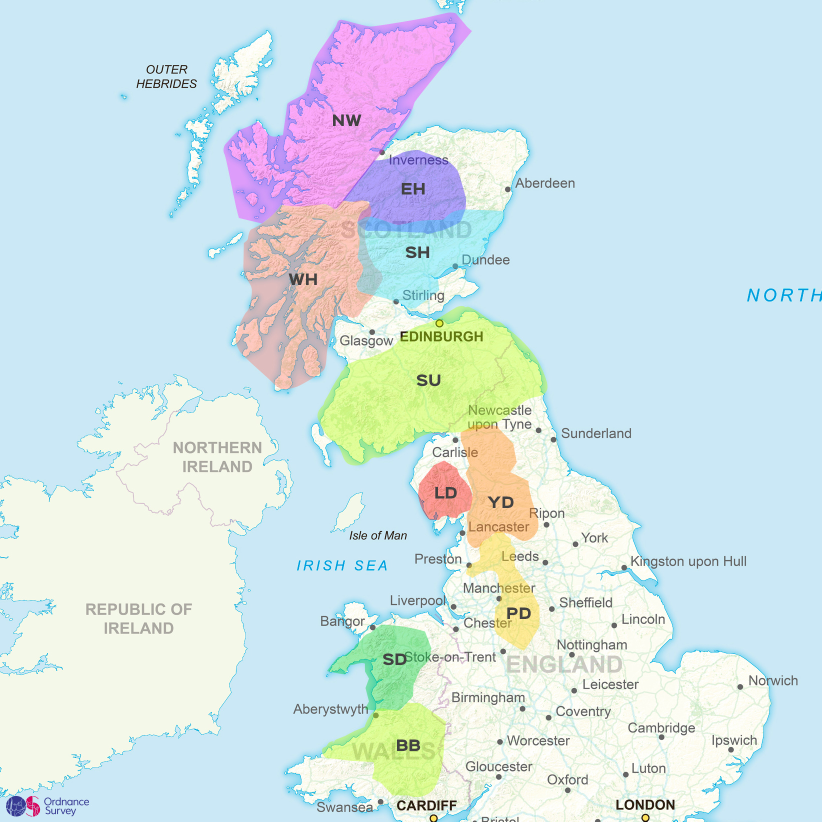
#> input picture .agents/skills/mwis-website/identify_forecast_area/assets/mwis-map.jpg, 1643 x 1643 px, found by its file name (shown at 1/2 size)
$ python test_masks.py
#> lines starting #> are read from the running program, lines starting #| are printed output that depends on the picture; after the words box and inside, x2 and y2 are one past the last pixel; in counts of white or black regions, pixels touching at a corner belong together
#!/usr/bin/env /usr/bin/python3
import numpy as np
from PIL import Image

def test_masks():
    img_path = '/home/karatay/Repositories/learning/ai/mwis_agent/.agents/skills/mwis-website/identify_forecast_area/assets/mwis-map.jpg'
    img = Image.open(img_path)
#> img is the input picture: PIL image 1643x1643 RGB; mean R, G, B 210.6, 228.2, 231.3
    arr = np.array(img)

    hsv_img = img.convert('HSV')
#> hsv_img: PIL image 1643x1643 HSV; mean H, S, V 112.9, 45.5, 242.8
    hsv = np.array(hsv_img)
    H, S, V = hsv[:,:,0], hsv[:,:,1], hsv[:,:,2]
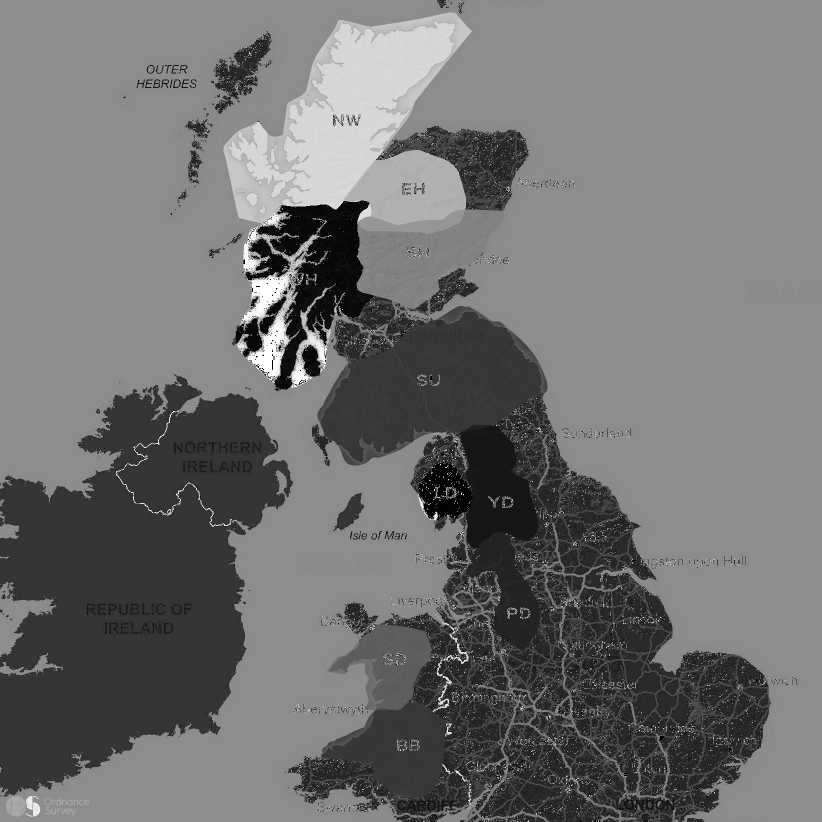
#> H: shape (1643, 1643) (shown at 1/2 size); min 0, max 254, mean 112.9
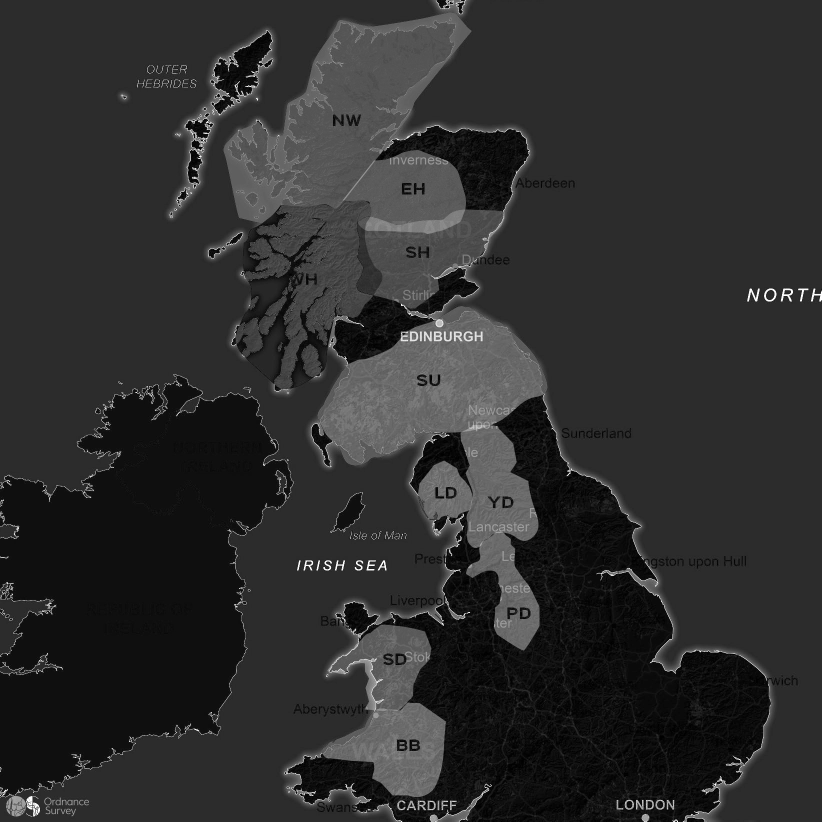
#> S: shape (1643, 1643) (shown at 1/2 size); min 0, max 255, mean 45.5
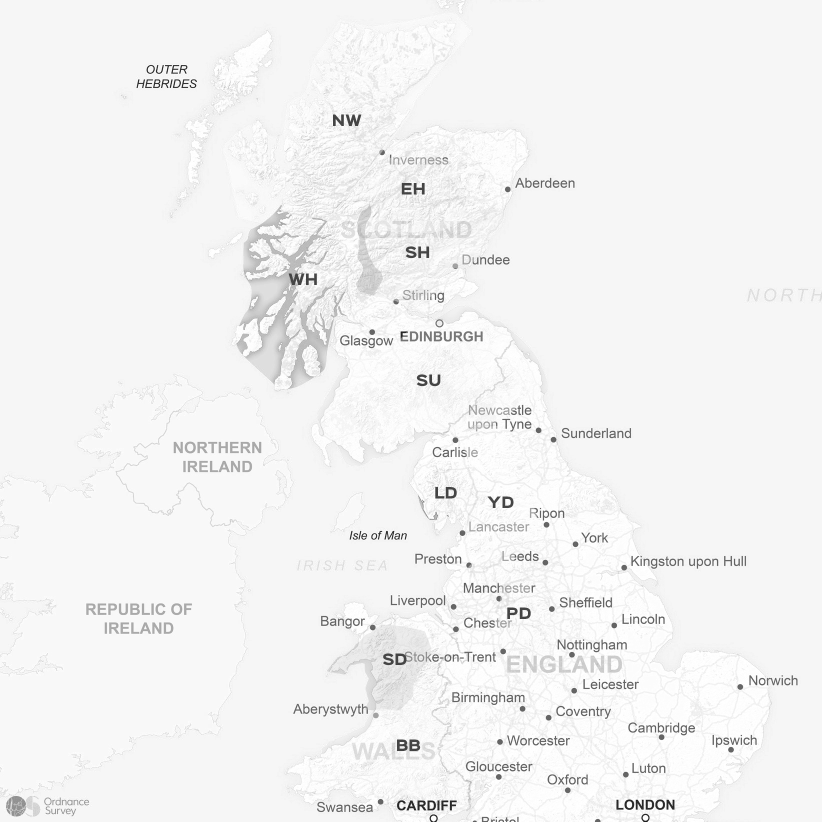
#> V: shape (1643, 1643) (shown at 1/2 size); min 8, max 255, mean 242.8

    # Let's check the settings:
    regions_settings = {
        "NW": {"h": (200, 225), "s": (50, 120), "v": (180, 255)},
        "EH": {"h": (132, 150), "s": (40, 100), "v": (180, 255)},
        "WH": {"h": (0, 15), "s": (40, 90), "v": (180, 255)},
        "SH": {"h": (120, 133), "s": (50, 110), "v": (180, 255)},
        "SU": {"h": (50, 62), "s": (70, 140), "v": (180, 255)},
        "LD": {"h": (240, 255), "s": (70, 140), "v": (180, 255)},
        "YD": {"h": (16, 26), "s": (70, 140), "v": (180, 255)},
        "PD": {"h": (28, 42), "s": (70, 140), "v": (180, 255)},
        "SD": {"h": (80, 110), "s": (70, 140), "v": (180, 255)},
        "BB": {"h": (45, 59), "s": (70, 140), "v": (180, 255)}
    }

    for name, setts in regions_settings.items():
        mask = (H >= setts["h"][0]) & (H <= setts["h"][1]) & \
               (S >= setts["s"][0]) & (S <= setts["s"][1]) & \
               (V >= setts["v"][0]) & (V <= setts["v"][1])
        print(f"Mask {name:2s}: count={np.sum(mask)}")
#> this loop made 10 passes
#| Mask NW: count=71231
#| Mask EH: count=1505171
#| Mask WH: count=39701
#| Mask SH: count=30358
#| Mask SU: count=100203
#| Mask LD: count=518
#| Mask YD: count=26454
#| Mask PD: count=14324
#> (further printed lines are left out)
#> pass 1, in test_masks, `mask = (H >= setts["h"][0]) & (H <= setts["h"][1]) & \ (S >= setts["s"..`:
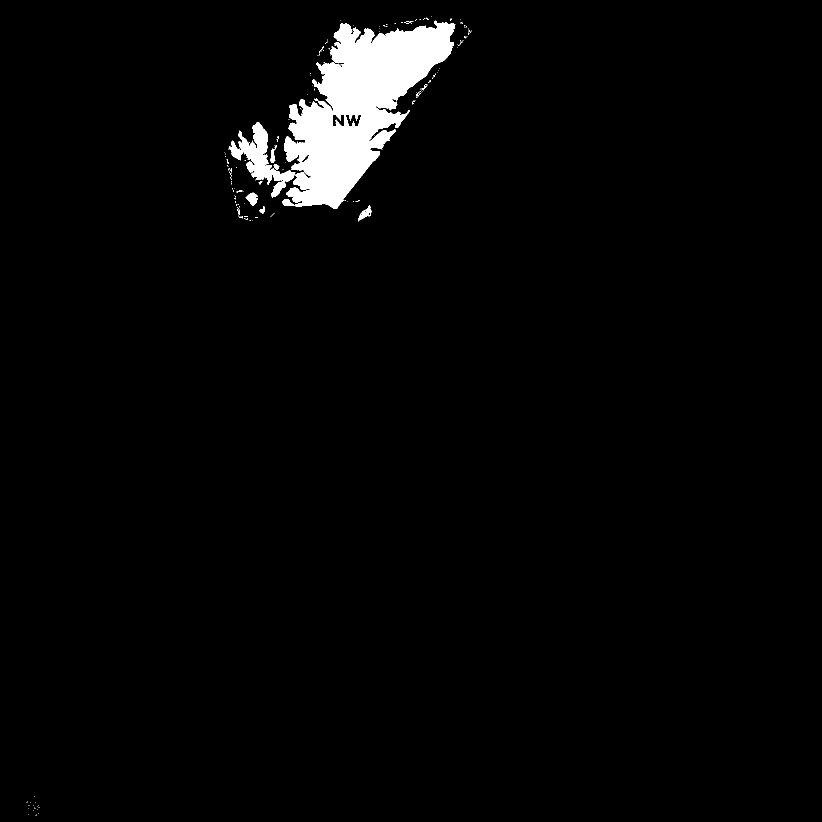
#> mask: shape (1643, 1643) bool (shown at 1/2 size); 2.6% white; 171 white regions (160 under 20 px), largest, box (x1, y1, x2, y2) and area: (564, 41, 911, 418) 63486, (457, 244, 591, 395) 5994, (491, 385, 516, 412) 390
#> pass 2, in test_masks, `mask = (H >= setts["h"][0]) & (H <= setts["h"][1]) & \ (S >= setts["s"..`:
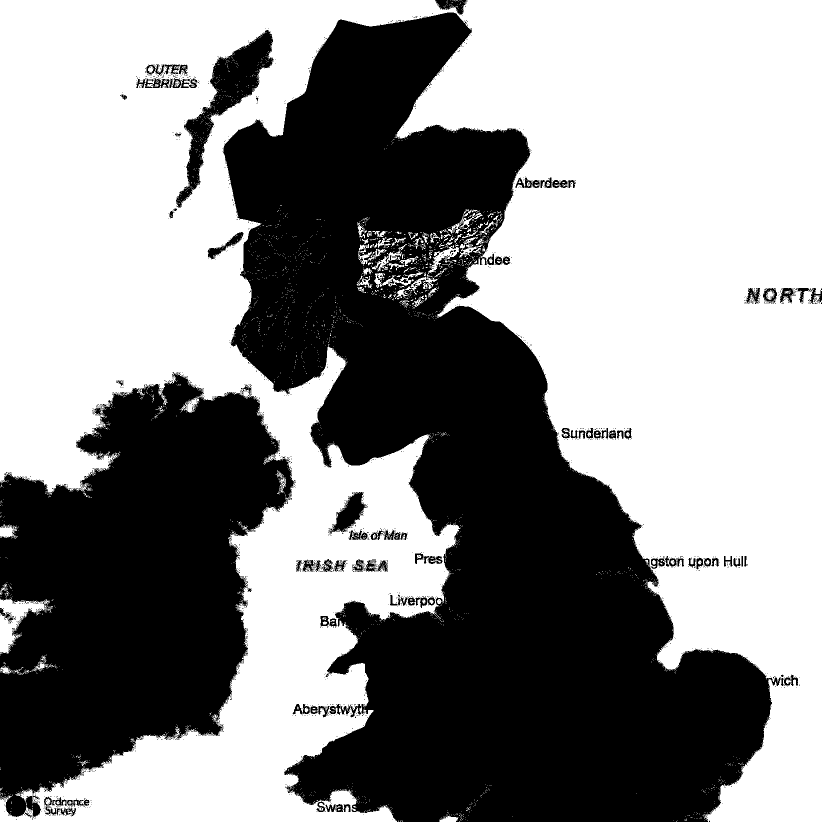
#> mask: shape (1643, 1643) bool (shown at 1/2 size); 55.8% white; 1746 black regions (1652 under 20 px), largest, box (x1, y1, x2, y2) and area: (445, 25, 1562, 1643) 825154, (0, 744, 592, 1636) 327206, (352, 60, 547, 416) 16469
#> pass 3, in test_masks, `mask = (H >= setts["h"][0]) & (H <= setts["h"][1]) & \ (S >= setts["s"..`:
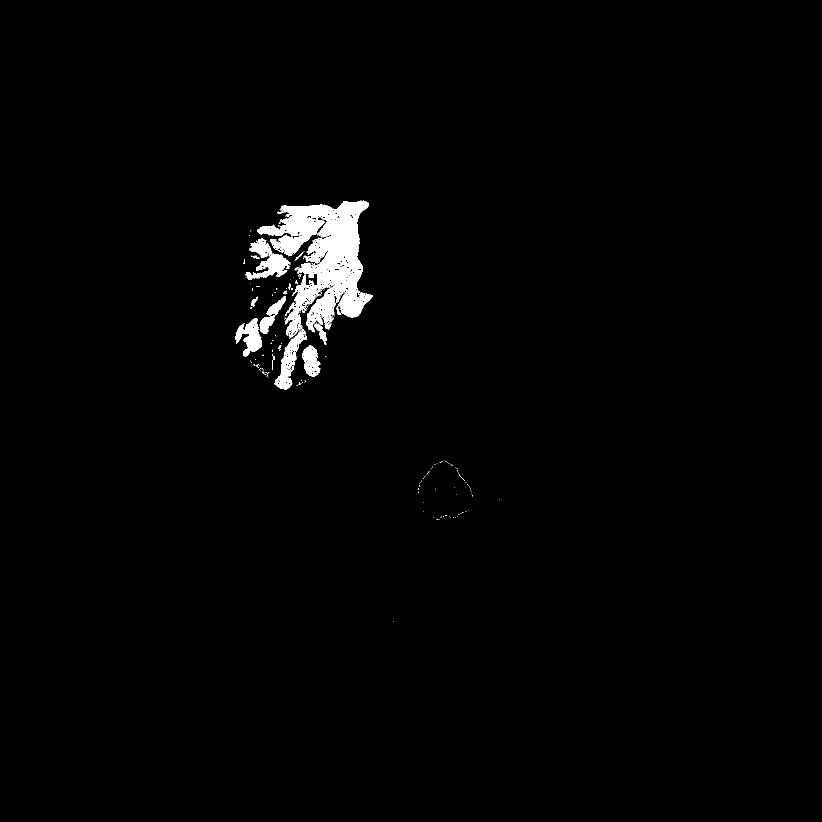
#> mask: shape (1643, 1643) bool (shown at 1/2 size); 1.5% white; 164 white regions (147 under 20 px), largest, box (x1, y1, x2, y2) and area: (515, 401, 746, 779) 30670, (491, 477, 581, 560) 2913, (471, 637, 524, 713) 2059

if __name__ == '__main__':
    test_masks()
